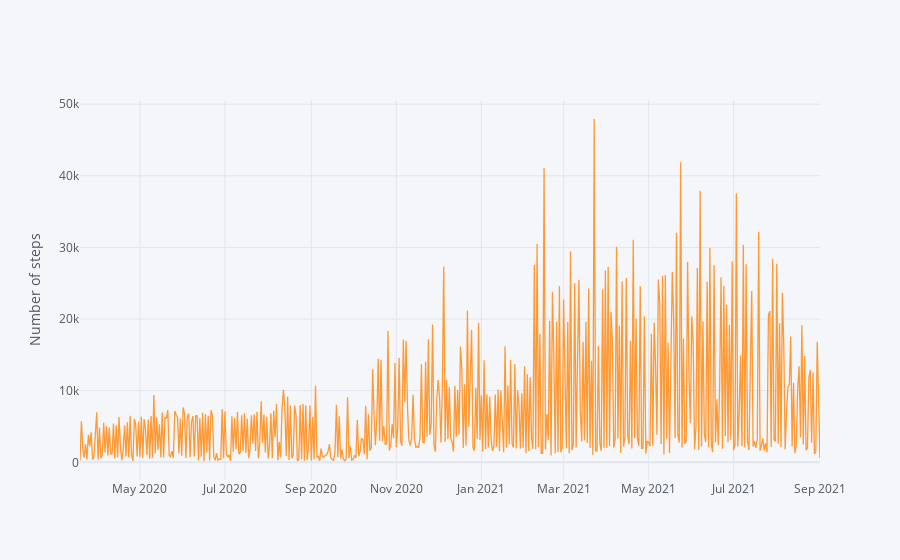

Notebook code for this chart:
### Code cell
# Step count
steps = pd.read_csv('HKQuantityTypeIdentifierStepCount.csv', parse_dates=True, index_col='Date')
steps = steps.resample('D').sum()
steps.iplot(y='Value', yTitle='Number of steps')

### Figure 1 — Plotly figure (JSON) as saved in the notebook; plotly's stock layout.template omitted (floating-point values rounded to 4 significant figures; data arrays with more than 128 entries replaced by an {"elided": "..."} marker saying what was removed)
{"data": [{"line": {"color": "rgba(255, 153, 51, 1.0)", "dash": "solid", "shape": "linear", "width": 1.3}, "mode": "lines", "name": "Value", "text": "", "type": "scatter", "x": {"elided": "532 str values"}, "y": {"elided": "532 int values"}}], "layout": {"legend": {"bgcolor": "#F5F6F9", "font": {"color": "#4D5663"}}, "paper_bgcolor": "#F5F6F9", "plot_bgcolor": "#F5F6F9", "title": {"font": {"color": "#4D5663"}}, "xaxis": {"gridcolor": "#E1E5ED", "showgrid": true, "tickfont": {"color": "#4D5663"}, "title": {"font": {"color": "#4D5663"}, "text": ""}, "zerolinecolor": "#E1E5ED"}, "yaxis": {"gridcolor": "#E1E5ED", "showgrid": true, "tickfont": {"color": "#4D5663"}, "title": {"font": {"color": "#4D5663"}, "text": "Number of steps"}, "zerolinecolor": "#E1E5ED"}}}
